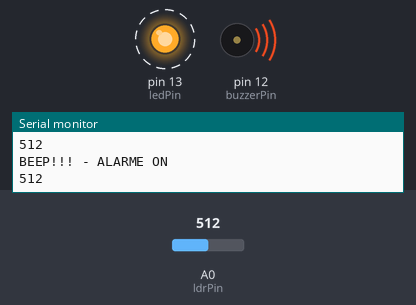
A sketch run on a simulated Arduino Uno, built with avr-gcc and run on an emulated ATmega328P. On the bench: output pins drawn as LEDs (lit = HIGH), buzzer (waves = sounding), the last lines printed to the serial monitor. Dashed ring = blinking. Inputs (shaded band) come from the test bench; at power-on: A0 (ldrPin) = 512.

Above: at 1.25 s.
1.3 s: A0 (ldrPin) set to 219
4.3 s: A0 (ldrPin) set to 188
At 4.8 s:
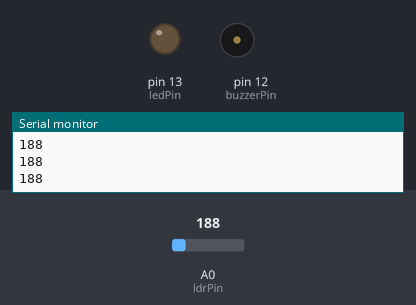
5.8 s: A0 (ldrPin) set to 210
At 6.05 s:
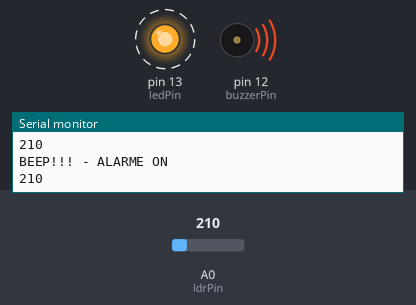
8.8 s: A0 (ldrPin) set to 190
Timing chart, 0 to 11.3 s (numbered marks = the images above; inputs shaded):
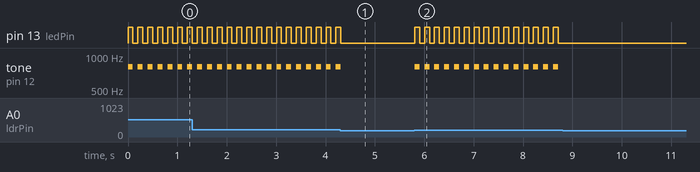

The sketch:

arduino-moveis-embarcados.ino
```cpp
const int ledPin = 13;
const int buzzerPin = 12;
const int ldrPin = A0;

void setup() {

  Serial.begin(9600); // calibragem do sensor LDR

  pinMode(ledPin, OUTPUT);
  pinMode(buzzerPin, OUTPUT);
  pinMode(ldrPin, INPUT);
}

void loop() {

  int ldrValor = analogRead(ldrPin); // lê o estado do valor LDR
  Serial.println(ldrValor);

  if (ldrValor > 200) {

    tone(buzzerPin, 800);
    digitalWrite(ledPin, HIGH);
    delay(100);

    noTone(buzzerPin);
    digitalWrite(ledPin, LOW);
    delay(100);

    Serial.println("BEEP!!! - ALARME ON");
  }
  else{

    noTone(buzzerPin);
    digitalWrite(ledPin, LOW);

    //Serial.println("... ALARME OFF");
  }
}
```

Measured:
- the behaviour switches between 201 and 200 on A0 (ldrPin) (found by bisection; images 0 and 1)
- after the input at 4.3 s, pin 13 (ledPin): goes on until 4.3 s, then stays LOW; tone on pin 12 (buzzerPin): goes on until 4.3 s, then stays silent
- after the input at 5.8 s, pin 13 (ledPin): alternates HIGH for 0.10 s and LOW for 0.10 s, starting at once; tone on pin 12 (buzzerPin): alternates 800 Hz for 0.10 s and silent for 0.10 s, starting at once
- after the input at 8.8 s, pin 13 (ledPin): stops changing and stays LOW; tone on pin 12 (buzzerPin): stops changing and stays silent
- by itself, pin 13 (ledPin): alternates HIGH for 0.10 s and LOW for 0.10 s
- by itself, tone on pin 12 (buzzerPin): alternates 800 Hz for 0.10 s and silent for 0.10 s
